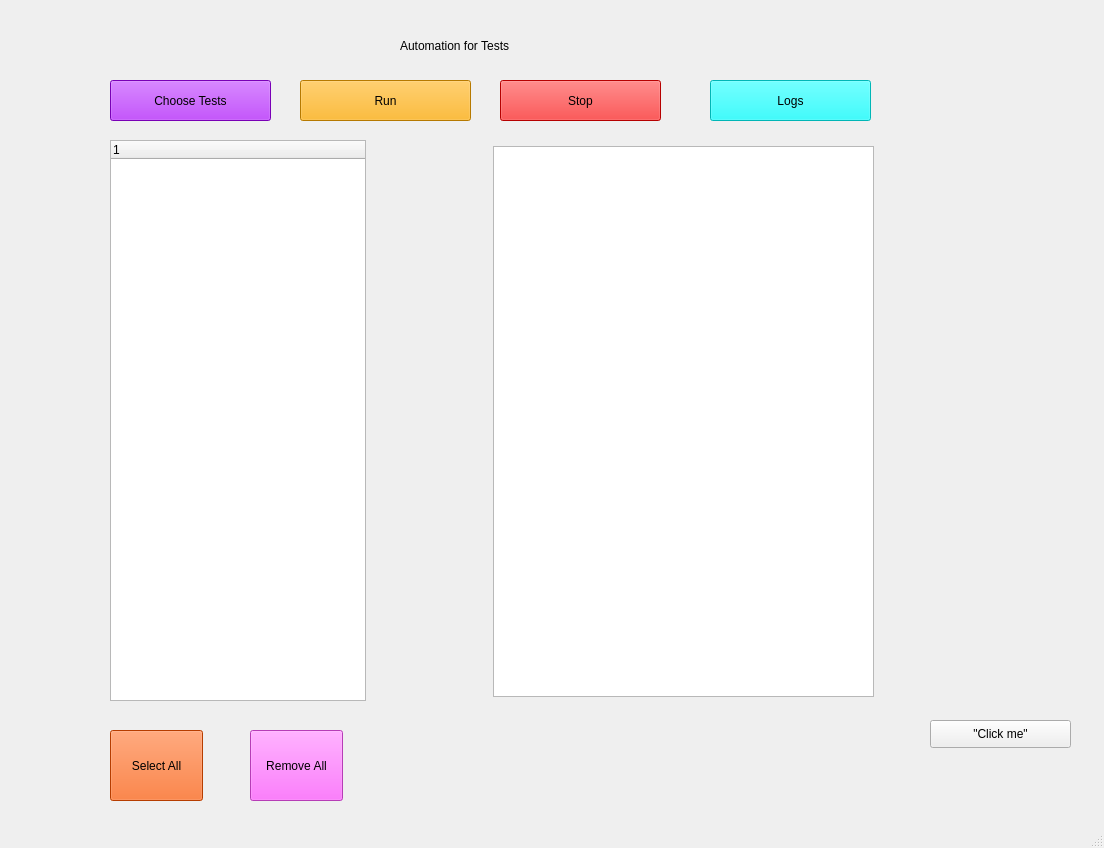
<?xml version="1.0" encoding="UTF-8"?>
<ui version="4.0">
 <class>MainWindow</class>
 <widget class="QMainWindow" name="MainWindow">
  <property name="geometry">
   <rect>
    <x>0</x>
    <y>0</y>
    <width>1104</width>
    <height>848</height>
   </rect>
  </property>
  <property name="windowTitle">
   <string>MainWindow</string>
  </property>
  <widget class="QWidget" name="centralwidget">
   <widget class="QPushButton" name="pushButton">
    <property name="geometry">
     <rect>
      <x>930</x>
      <y>720</y>
      <width>141</width>
      <height>28</height>
     </rect>
    </property>
    <property name="text">
     <string>&quot;Click me&quot;</string>
    </property>
   </widget>
   <widget class="QPushButton" name="btn_test">
    <property name="geometry">
     <rect>
      <x>110</x>
      <y>80</y>
      <width>161</width>
      <height>41</height>
     </rect>
    </property>
    <property name="styleSheet">
     <string notr="true">background-color: rgb(170, 0, 255);
font: 75 10pt &quot;MS Shell Dlg 2&quot;;</string>
    </property>
    <property name="text">
     <string>Choose Tests</string>
    </property>
   </widget>
   <widget class="QPushButton" name="btn_run">
    <property name="geometry">
     <rect>
      <x>300</x>
      <y>80</y>
      <width>171</width>
      <height>41</height>
     </rect>
    </property>
    <property name="styleSheet">
     <string notr="true">font: 75 10pt &quot;MS Shell Dlg 2&quot;;
background-color: rgb(255, 170, 0);</string>
    </property>
    <property name="text">
     <string>Run</string>
    </property>
   </widget>
   <widget class="QPushButton" name="btn_stop">
    <property name="geometry">
     <rect>
      <x>500</x>
      <y>80</y>
      <width>161</width>
      <height>41</height>
     </rect>
    </property>
    <property name="styleSheet">
     <string notr="true">background-color: rgb(255, 0, 0);
font: 75 10pt &quot;MS Shell Dlg 2&quot;;</string>
    </property>
    <property name="text">
     <string>Stop</string>
    </property>
   </widget>
   <widget class="QPushButton" name="btn_logs">
    <property name="geometry">
     <rect>
      <x>710</x>
      <y>80</y>
      <width>161</width>
      <height>41</height>
     </rect>
    </property>
    <property name="styleSheet">
     <string notr="true">background-color: rgb(0, 255, 255);
font: 75 10pt &quot;MS Shell Dlg 2&quot;;</string>
    </property>
    <property name="text">
     <string>Logs</string>
    </property>
   </widget>
   <widget class="QTreeWidget" name="testslist">
    <property name="geometry">
     <rect>
      <x>110</x>
      <y>140</y>
      <width>256</width>
      <height>561</height>
     </rect>
    </property>
    <column>
     <property name="text">
      <string notr="true">1</string>
     </property>
    </column>
   </widget>
   <widget class="QPushButton" name="rmv_all_btn">
    <property name="geometry">
     <rect>
      <x>250</x>
      <y>730</y>
      <width>93</width>
      <height>71</height>
     </rect>
    </property>
    <property name="styleSheet">
     <string notr="true">font: 75 10pt &quot;MS Shell Dlg 2&quot;;
background-color: rgb(255, 85, 255);</string>
    </property>
    <property name="text">
     <string>Remove All</string>
    </property>
   </widget>
   <widget class="QPushButton" name="slc_all_btn">
    <property name="geometry">
     <rect>
      <x>110</x>
      <y>730</y>
      <width>93</width>
      <height>71</height>
     </rect>
    </property>
    <property name="styleSheet">
     <string notr="true">font: 75 10pt &quot;MS Shell Dlg 2&quot;;
background-color: rgb(255, 85, 0);</string>
    </property>
    <property name="text">
     <string>Select All</string>
    </property>
   </widget>
   <widget class="QTextEdit" name="textEdit">
    <property name="geometry">
     <rect>
      <x>493</x>
      <y>146</y>
      <width>381</width>
      <height>551</height>
     </rect>
    </property>
   </widget>
   <widget class="QLabel" name="label">
    <property name="geometry">
     <rect>
      <x>400</x>
      <y>30</y>
      <width>511</width>
      <height>31</height>
     </rect>
    </property>
    <property name="styleSheet">
     <string notr="true">font: 75 16pt &quot;MS Shell Dlg 2&quot;;</string>
    </property>
    <property name="text">
     <string>Automation for Tests</string>
    </property>
   </widget>
  </widget>
  <widget class="QMenuBar" name="menubar">
   <property name="geometry">
    <rect>
     <x>0</x>
     <y>0</y>
     <width>1104</width>
     <height>26</height>
    </rect>
   </property>
  </widget>
  <widget class="QStatusBar" name="statusbar"/>
 </widget>
 <resources/>
 <connections/>
</ui>
